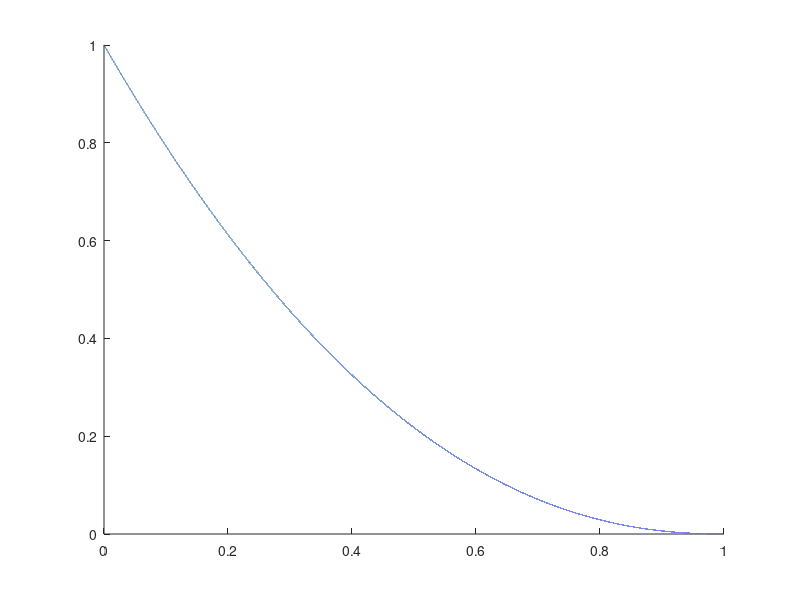
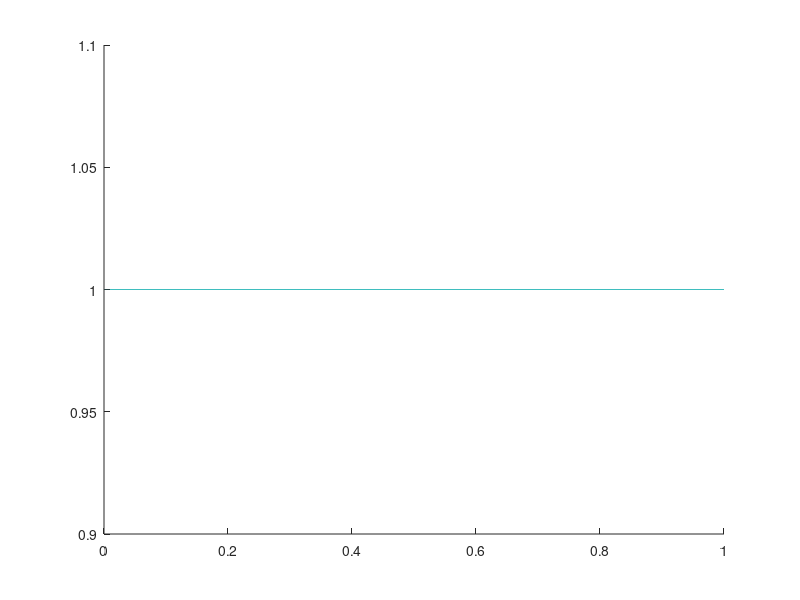
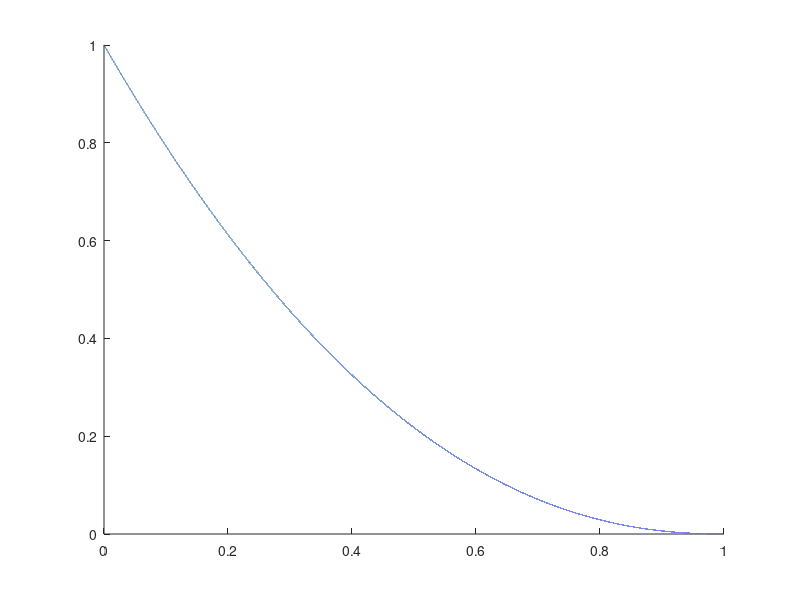
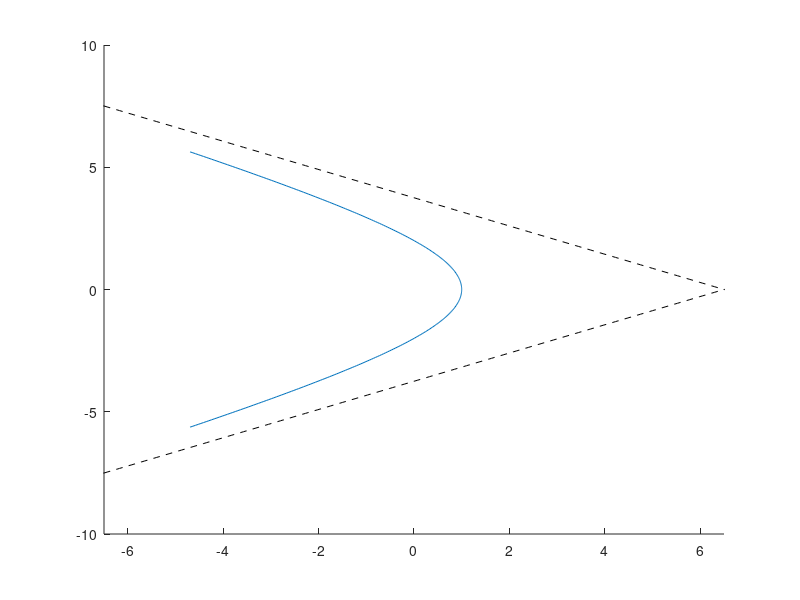

The MATLAB source for these figures, in order:
% clear
D = 0:0.00001:1;

% beta_list = 10.^(-0.5:0.1:0.5);
% beta_angle_list = 10.^(-0.5:0.1:0.5);
% hr_list = 0.6:0.1:0.9;

beta_list = [2.2]
beta_angle_list = [1];
hr_list = 1;

% beta = 1;
% beta_angle = 0.5;
% hr =0.5;
figure(1);hold on;
figure(2);hold on;
figure(3);hold on;
for i = 1:1:length(beta_list)
    for j = 1:1:length(beta_angle_list)
        for k = 1:1:length(hr_list)
            beta = beta_list(i);
            beta_angle = beta_angle_list(j);
            hr = hr_list(k);            
            
%             gD = (1-D).*(1-beta*log(1-D));
            gD = (1-D).^beta;
            hD = hr+(1-D).^beta_angle*(1-hr);
            XD = gD./hD;
            figure(1);plot(D,gD);
            figure(2);plot(D,hD);
            figure(3);plot(D,XD);
            max(XD)
        end
    end
end
%%
D = 0;
for i = 1:1:length(beta_list)
    for j = 1:1:length(beta_angle_list)
        for k = 1:1:length(hr_list)
            beta = beta_list(i);
            beta_angle = beta_angle_list(j);
            hr = hr_list(k);            
            
            gD = (1-D).*(1-beta*log(1-D));
%             gD = (1-D).^beta;
            hD = hr+(1-D).^beta_angle*(1-hr);
            XD = gD./hD;
            c = 2; %MPa
            sigma_R = 1; %MPa
            phi = 30/180*pi; % 
            tau_c = ( c^2+(sigma_R*tan(phi))^2 ) / (2*sigma_R*tan(phi));
            b = ( c^2 - (sigma_R*tan(phi))^2 ) / (2*sigma_R*tan(phi));
            tau_axe = [-1.5:0.01:1.5]*tau_c;
            sigma_axe = [-1.5:0.01:1.5]*tau_c/tan(phi);
            sigma_n = 1/hD/tan(phi)*(gD*tau_c-sqrt(tau_axe.^2+gD^2*b^2));
            tau_asymp_positive = hD*tan(phi)*sigma_axe-gD*tau_c;
            tau_asymp_negative = -hD*tan(phi)*sigma_axe+gD*tau_c;
            sigma_asymp_negative = 1/hD/tan(phi)*(gD*tau_c-tau_axe);
            figure(4);hold on;
            plot(sigma_n,tau_axe)
            plot(sigma_axe,tau_asymp_positive,'--k',...
                sigma_axe,tau_asymp_negative,'--k');
             xlim([-1,1]*tau_c*gD/hD/tan(phi))
        end
    end
end
disp("finished")